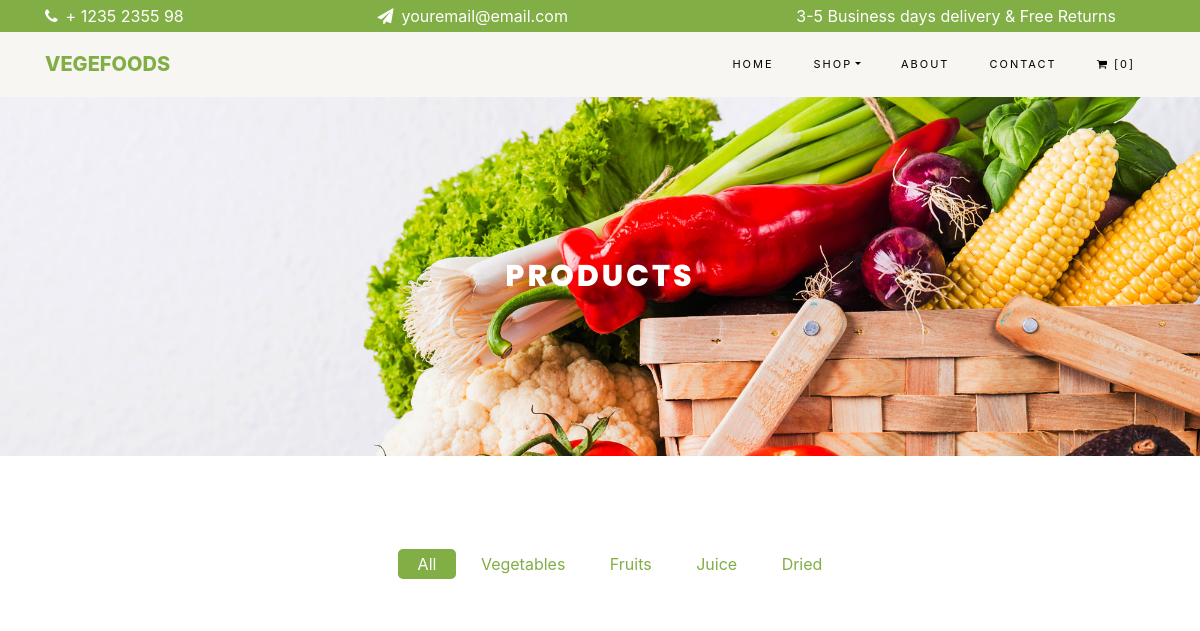
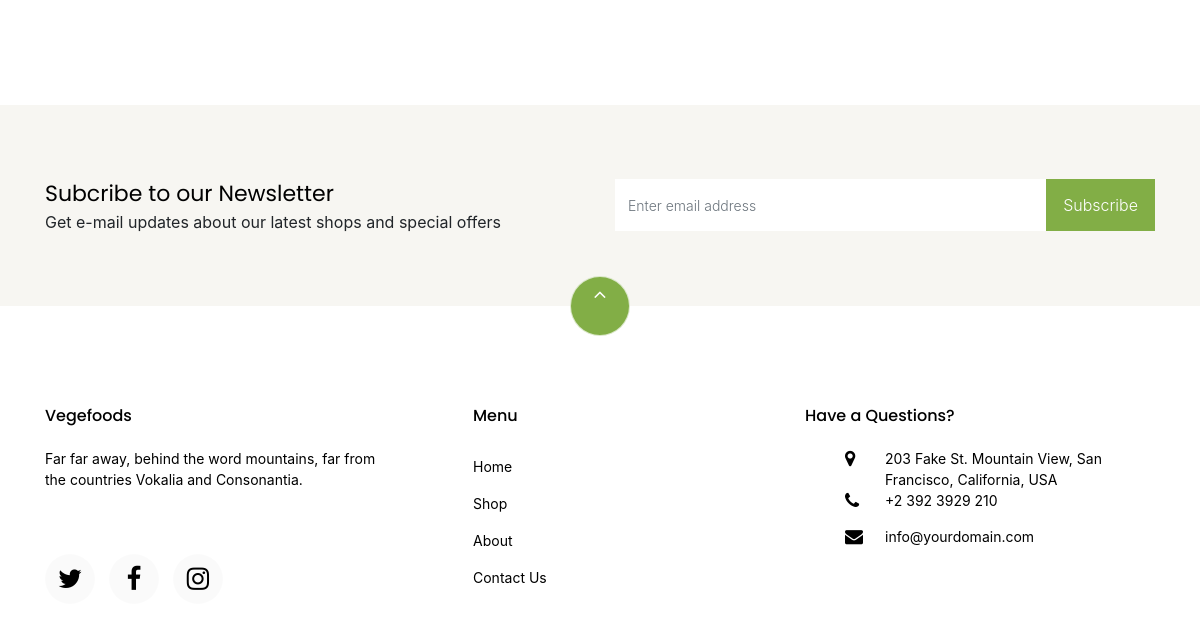
The app's page /shop/, older data (2 pictures, top to bottom).
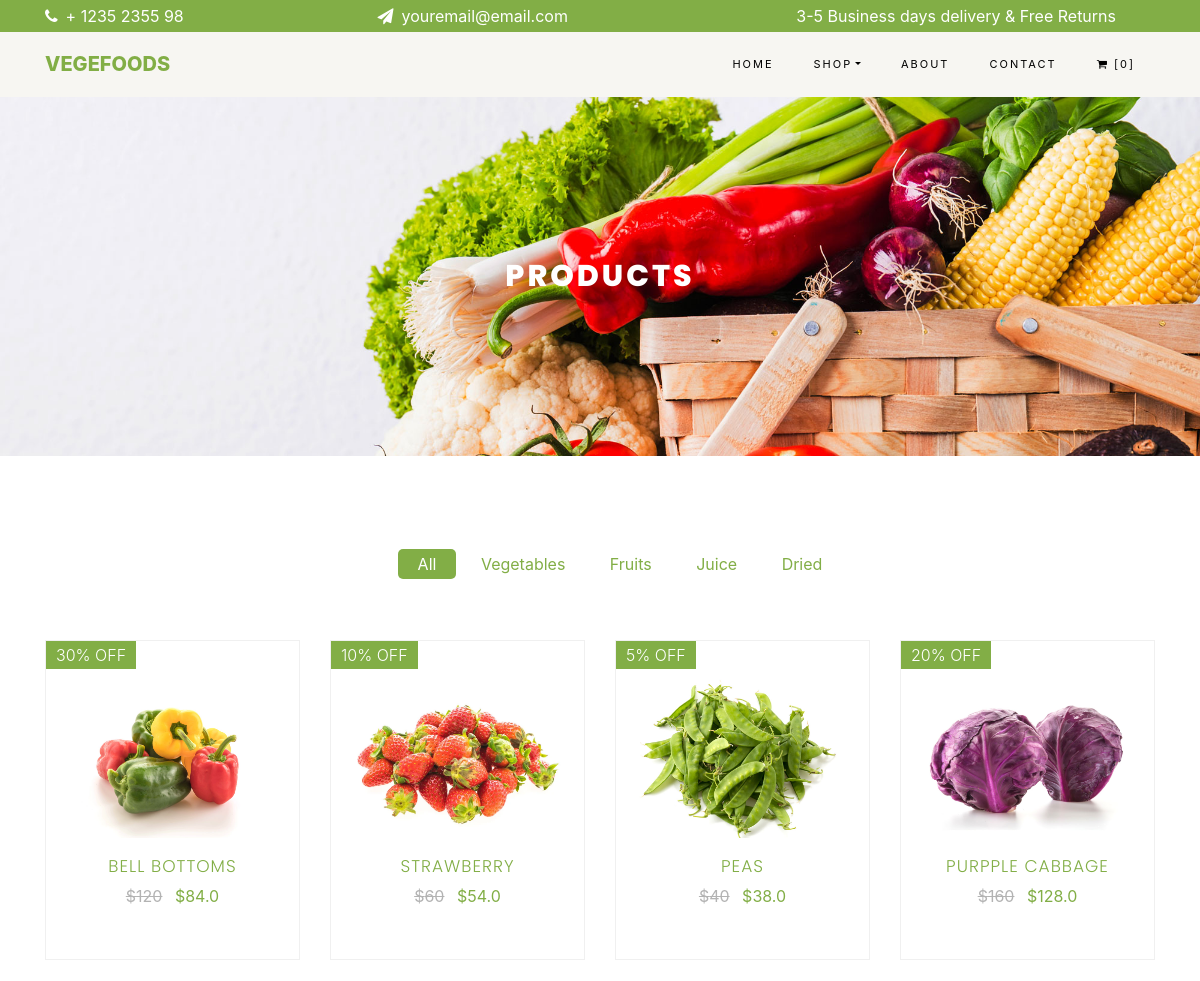
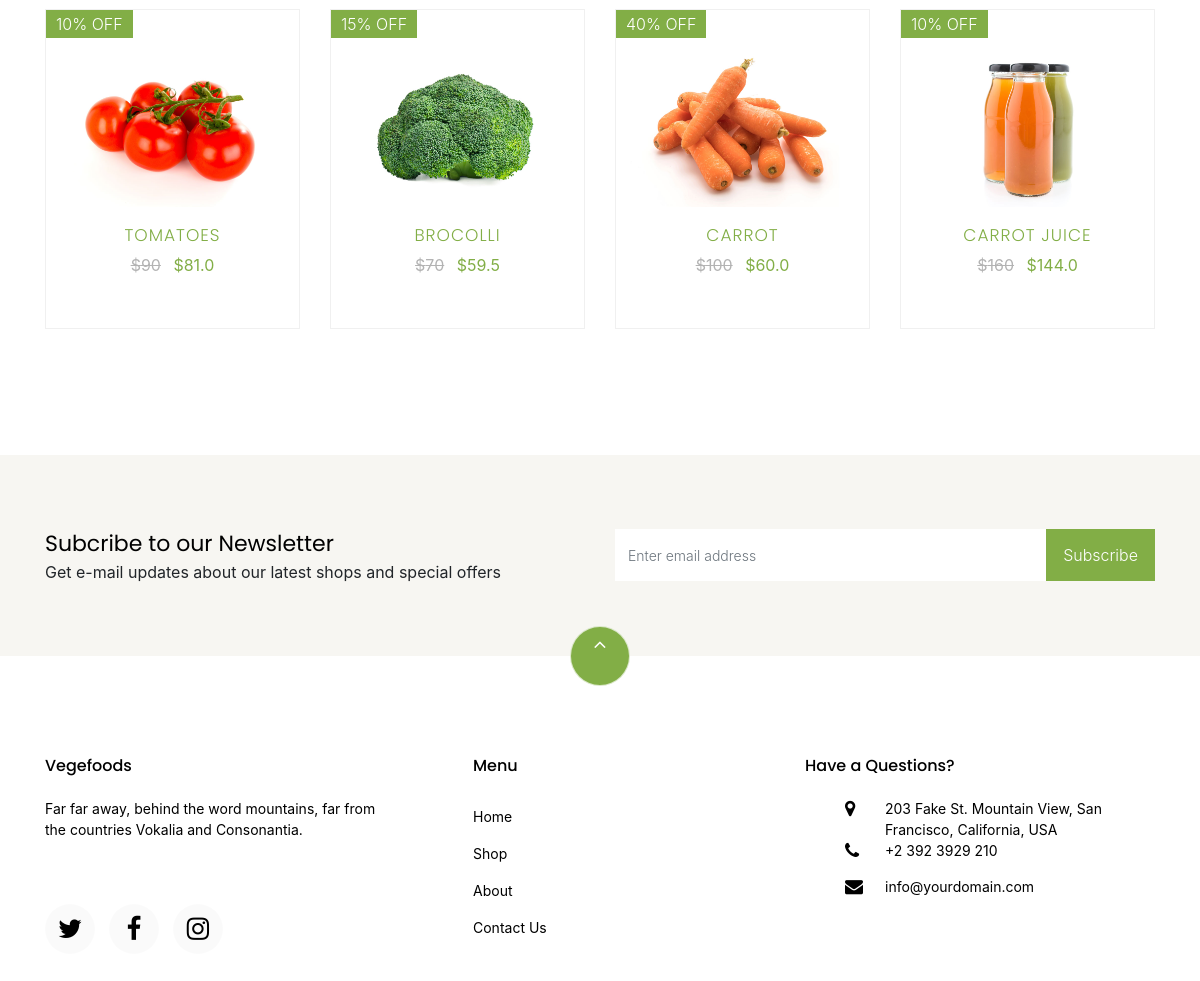
The same page, newer data (2 pictures, top to bottom).
### orderitems/models.py (models this page shows)
class items(models.Model):
    name = models.CharField(max_length=100)
    typeOf = models.CharField(max_length=1,choices=ItemTypes)
    price = models.IntegerField()
    offer = models.IntegerField()
    image = models.ImageField(upload_to = "items",blank=True)
    dealOfTheDay = models.BooleanField()
    description  = models.CharField(max_length=1000,default="")
    def saleprice(self):
        if self.offer > 0:
            return self.price - (self.price * (self.offer / 100))
    def ItemTypeName(self):
        for item in ItemTypes:
            if item[0] == self.typeOf:
                return item[1].replace(" ","")

### orderitems/views.py (the view)
# urls.py: path('shop/',views.shop,name = "shop"),
def shop(request):
    if not request.session.get('cartItems'):
        request.session['cartItems'] = []
        request.session.set_expiry(0)
    fooditems = items.objects.all()
    return render(request,'orderitems/shop.html',{'fooditems':fooditems})

### orderitems/templates/orderitems/shop.html (shortened to what this page needs)
{% extends "base.html" %}
{% block base %}
{% load static %}
<div class="hero-wrap hero-bread" style="background-image: url('{% static 'media/bg_1.jpg' %}');">
    <div class="container">
        <div class="row no-gutters slider-text align-items-center justify-content-center">
            <div class="col-md-9 text-center fadeInUp co-animated">
                <h1 class="mb-0 bread">Products</h1>
            </div>
        </div>
    </div>
</div>
<section class = "co-section">
    <div class = "container">
        <div class = "row justify-content-center">
            <div class = "col-md-10 mb-5 text-center">
                <ul class="product-category">
                    <li><a href="!#" onclick = "itemsFilter(event,'All')" class="active">All</a></li>
                    <li><a href="!#" onclick = "itemsFilter(event,'Vegetables')" >Vegetables</a></li>
                    <li><a href="!#" onclick = "itemsFilter(event,'Fruits')" >Fruits</a></li>
                    <li><a href="!#" onclick = "itemsFilter(event,'Juice')" >Juice</a></li>
                    <li><a href="!#" onclick = "itemsFilter(event,'DriedFruits')" >Dried</a></li>
                </ul>
            </div>
        </div>
        <div class="row">
            {% for item in fooditems %}
                <div class="col-md-6 col-lg-3 fadeInUp co-animated shopItems {{item.ItemTypeName}}">
                    <div class="product">
                        <a href="#" class="img-prod">
                            <img class="img-fluid" src="{{ item.image.url }}" alt="Colorlib Template">
                            {% if item.offer > 0 %}
                            <span class="status">{{item.offer}}% OFF</span>
                            {% endif %}
                        </a>
                        <div class="text py-3 pb-4 px-3 text-center">
                            <h3><a href="#">{{item.name}}</a></h3>
                            <div class="d-flex">
                                <div class="pricing">
                                    <p class="price">
                                        <span class="mr-2 price-dc">${{item.price}}</span>
                                        <span class="price-sale">${{item.saleprice}}</span>
                                    </p>
                                </div>
                            </div>
                        </div>
                    </div>
                </div>
            {% endfor %}
            </div>
    </div>
</section>
{% endblock %}

### vegfoods/templates/base.html (shortened to what this page needs)
<!DOCTYPE html>
<html>
    <head>
    {% load static %}
    <link rel="stylesheet" href="https://stackpath.bootstrapcdn.com/font-awesome/4.7.0/css/font-awesome.min.css">
    <link rel="stylesheet" href="https://maxcdn.bootstrapcdn.com/bootstrap/4.0.0/css/bootstrap.min.css">
    <link rel="stylesheet" href="{% static 'css/owl.carousel.min.css' %}" />
    <link rel="stylesheet" href="{% static 'css/base.css' %}">
    <link rel="stylesheet" href="{% static 'css/index.css' %}">
    <link rel="stylesheet" href="{% static 'css/shop.css' %}">
    <link rel="stylesheet" href="{% static 'css/wishlist.css' %}">
    <link rel="stylesheet" href="{% static 'css/cart.css' %}">
    <link rel="stylesheet" href="{% static 'css/checkout.css' %}">
    </head>
    <body>
        <div class="py-1 bg-green" id = "header-data">
            <div class="container">
                <div class="row no-gutters d-flex align-items-start align-items-center px-md-0">
                    <div class="col-lg-12 d-block">
                        <div class="row d-flex">
                            <div class="col-md pr-4 d-flex toptext align-items-center">
                                <div class="icon mr-2 d-flex justify-content-center align-items-center"><i class="fa fa-phone" style="color:white" aria-hidden="true"></i></div>
                                    <span class="text">+ 1235 2355 98</span>
                                </div>
                                <div class="col-md pr-4 d-flex toptext align-items-center">
                                    <div class="icon mr-2 d-flex justify-content-center align-items-center"><i class="fa fa-paper-plane" style="color:white" aria-hidden="true"></i></div>
                                        <span class="text">youremail@email.com</span>
                                    </div>
                                    <div class="col-md-5 pr-4 d-flex toptext align-items-center text-lg-right">
                                        <span class="text">3-5 Business days delivery &amp; Free Returns</span>
                                    </div>
                                </div>
                            </div>
                        </div>
                    </div>
                </div>
        <nav class="navbar navbar-expand-lg navbar-light bg-light co-navbar-light navbar-fixed-top" id="co-navbar">
            <div class="container">
                <a class="navbar-brand" href="index.html">Vegefoods</a>
                <div class="collapse navbar-collapse" id="ftco-nav">
                    <ul class = "navbar-nav ml-auto">
                        <li class="nav-item active">
                            <a href="{% url 'index'  %}" class="nav-link">Home</a>
                        </li>
                        <li class = "nav-item dropdown">
                            <a class="nav-link dropdown-toggle"  href="#" id="dropdown04" data-toggle="dropdown" aria-haspopup="true" aria-expanded="false">Shop</a>
                        </li>
                        <li class="nav-item">
                            <a href="about.html" class="nav-link">About</a>
                        </li>
                        <li class="nav-item">
                            <a href="contact.html" class="nav-link">Contact</a>
                        </li>
                        <li class="nav-item cta cta-colored">
                            <a href="cart.html" class="nav-link">
                                <i class="fa fa-shopping-cart" aria-hidden="true"></i>
                                    [0]
                            </a>
                        </li>
                    </ul>
                </div>
            </div>
        </nav>
        {% block base %}
        {% endblock  %}
        <section class="co-section co-no-pt co-no-pb bg-light">
            <div class="container py-4">
                <div class="row d-flex justify-content-center py-5">
                    <div class="col-md-6">
                        <h2 style="font-size: 22px;" class="mb-0">Subcribe to our Newsletter</h2>
                        <span>Get e-mail updates about our latest shops and special offers</span>
                    </div>
                    <div class="col-md-6 d-flex align-items-center">
                        <form action="#" class="subscribe-form">
                            <div class="form-group d-flex">
                                <input type="text" class="form-control" placeholder="Enter email address">
                                <input type="submit" value="Subscribe" class="submit px-3">
                            </div>
                        </form>
                    </div>
                </div>
            </div>
        </section>
        <footer class = "co-footer co-section">
            <div class = "container">
                <div class = "row">
                    <div class = "mouse">
                        <a href="#header-data" class="mouse-icon">
                            <div class="mouse-wheel">
                               <i class="fa fa-angle-up" style="color:white" aria-hidden="true"></i>
                            </div>
                        </a>
                    </div>
                </div>
                <div class = "row mb-5">
                    <div class = "col-md">
                        <div class = "co-footer-widget mb-4">
                            <h2 class="co-heading-2">Vegefoods</h2>
                            <p>Far far away, behind the word mountains, far from the countries Vokalia and Consonantia.</p>
                            <ul class="co-footer-social list-unstyled float-md-left float-lft mt-5">
                                <li>
                                    <a href="#">
                                        <i class="fa fa-twitter" aria-hidden="true"></i>
                                    </a>
                                </li>
                                <li >
                                    <a href="#">
                                        <i class="fa fa-facebook" aria-hidden="true"></i>
                                    </a>
                                </li>
                                <li>
                                    <a href="#">
                                        <i class="fa fa-instagram" aria-hidden="true"></i>
                                    </a>
                                </li>
                            </ul>
                        </div>
                    </div>
                    <div class = "col-md">
                        <div class = "co-footer-widget mb-4 ml-md-5">
                            <h2 class="co-heading-2">Menu</h2>
                            <ul class="list-unstyled">
                                <li>
                                    <a href="{% url 'index' %}" class="py-2 d-block">Home</a>
                                </li>
                                <li>
                                    <a href="{% url 'shop'%}" class="py-2 d-block">Shop</a>
                                </li>
                                <li>
                                    <a href="#" class="py-2 d-block">About</a>
                                </li>
                                <li>
                                    <a href="#" class="py-2 d-block">Contact Us</a>
                                </li>
                            </ul>
                        </div>
                    </div>
                    <div class="col-md">
                        <div class="co-footer-widget mb-4">
                            <h2 class="co-heading-2">Have a Questions?</h2>
                            <div class="block-23 mb-3">
                                <ul>
                                    <li>
                                        <i class="icon fa fa-map-marker" aria-hidden="true"></i>
                                        <span class="text">203 Fake St. Mountain View, San Francisco, California, USA</span>
                                    </li>
                                    <li>
                                        <a href="#">
                                            <i class="icon fa fa-phone" aria-hidden="true"></i>
                                            <span class="text">+2 392 3929 210</span>
                                        </a>
                                    </li>
                                    <li>
                                        <a href="#">
                                            <i class="icon fa fa-envelope" aria-hidden="true"></i>
                                            <span class="text">info@yourdomain.com</span>
                                        </a>
                                    </li>
                                </ul>
                            </div>
                        </div>
                    </div>
                </div>
            </div>
        </footer>
    </body>
</html>

### orderitems/static/css/index.css (style rules this page uses)
p { margin-top: 0; margin-bottom: 1rem; }
a { -webkit-transition: .3s all ease; -o-transition: .3s all ease; transition: .3s all ease; color: #82ae46; }
.slider-text h1 { font-size: 8vw; color: #fff; line-height: 1.3; font-weight: 400; font-family: "Amatic SC", cursive; position: absolute; z-index: 10; }
.hero-wrap, .img, .blog-img, .user-img { background-size: cover; background-repeat: no-repeat; background-position: center center; }
.pl-3, .px-3 { padding-left: 1rem !important; }
.pr-3, .px-3 { padding-right: 1rem !important; }
.pb-1, .py-1 { padding-bottom: 0.25rem !important; }
.pt-1, .py-1 { padding-top: 0.25rem !important; }
.product { display: block; width: 100%; height:320px; margin-bottom: 30px; position: relative; -moz-transition: all 0.3s ease; -o-transition: all 0.3s ease; -webkit-transition: all 0.3s ease; -ms-transition: all 0.3s ease; transition: all 0.3s ease; border: 1px solid #f0f0f0; }
.product .img-prod { position: relative; display: block; overflow: hidden; }
.product .img-prod img { -webkit-transform: scale(1); -moz-transform: scale(1); -ms-transform: scale(1); -o-transform: scale(1); transform: scale(1); -moz-transition: all 0.3s ease; -o-transition: all 0.3s ease; -webkit-transition: all 0.3s ease; -ms-transition: all 0.3s ease; transition: all 0.3s ease; }
.img-fluid { max-width: 100%; height: auto; padding-top: 2vh; margin-bottom: -1vh; }
.product .img-prod span.status { position: absolute; top: 0; left: 0; padding: 2px 10px; color: #fff; font-weight: 300; background: #82ae46; font-size: 16px; }
.product .text h3 { font-size: 17px; margin-bottom: 5px; font-weight: 300; text-transform: uppercase; letter-spacing: 1px; font-family: "Poppins", Arial, sans-serif; -moz-transition: all 0s ease; -o-transition: all 0s ease; -webkit-transition: all 0s ease; -ms-transition: all s ease; transition: all 0s ease; }
.product .text { background: #fff; position: relative; width: 100%; }
.product .text .pricing { width: 100%; -moz-transition: all 0.3s ease; -o-transition: all 0.3s ease; -webkit-transition: all 0.3s ease; -ms-transition: all 0.3s ease; transition: all 0.3s ease; }
.product .text p.price { margin-bottom: 0; color: #82ae46; font-weight: 400; }
.product .text p.price span.price-dc { text-decoration: line-through; color: #b3b3b3; }
.product .text p.price span.price-sale { color: #82ae46; }

### orderitems/static/css/shop.css (style rules this page uses)
.hero-wrap.hero-bread { padding: 10em 0; }
.hero-wrap .slider-text { color: #fff; position: relative; }
.hero-wrap .slider-text .bread { font-weight: 800; color: #fff; font-size: 30px; font-family: "Poppins", Arial, sans-serif; letter-spacing: 3px; text-transform: uppercase; position: relative; }
.product-category li { display: inline-block; font-weight: 400; font-size: 16px; }
.product-category li a.active { background: #82ae46; color: #fff; }
.product-category li a { color: #82ae46; padding: 5px 20px; -webkit-border-radius: 5px; -moz-border-radius: 5px; -ms-border-radius: 5px; border-radius: 5px; text-decoration: none; }

### orderitems/static/css/wishlist.css (style rules this page uses)
.hero-wrap.hero-bread { padding: 10em 0; }
.hero-wrap .slider-text { color: #fff; position: relative; }
.hero-wrap .slider-text .bread { font-weight: 800; color: #fff; font-size: 30px; font-family: "Poppins", Arial, sans-serif; letter-spacing: 3px; text-transform: uppercase; position: relative; }

Row changes from the older to the newer data that the page shows:
added items: image (picture), offer "30", name "BELL BOTTOMS", saleprice "84.0"
added items: image (picture), offer "10", name "STRAWBERRY", saleprice "54.0"
added items: image (picture), offer "5", name "PEAS", saleprice "38.0"
added items: image (picture), offer "20", name "PURPPLE CABBAGE", saleprice "128.0"
added items: image (picture), offer "10", name "TOMATOES", saleprice "81.0"
added items: image (picture), offer "15", name "BROCOLLI", saleprice "59.5"
added items: image (picture), offer "40", name "CARROT", saleprice "60.0"
added items: image (picture), offer "10", name "CARROT JUICE", saleprice "144.0"
